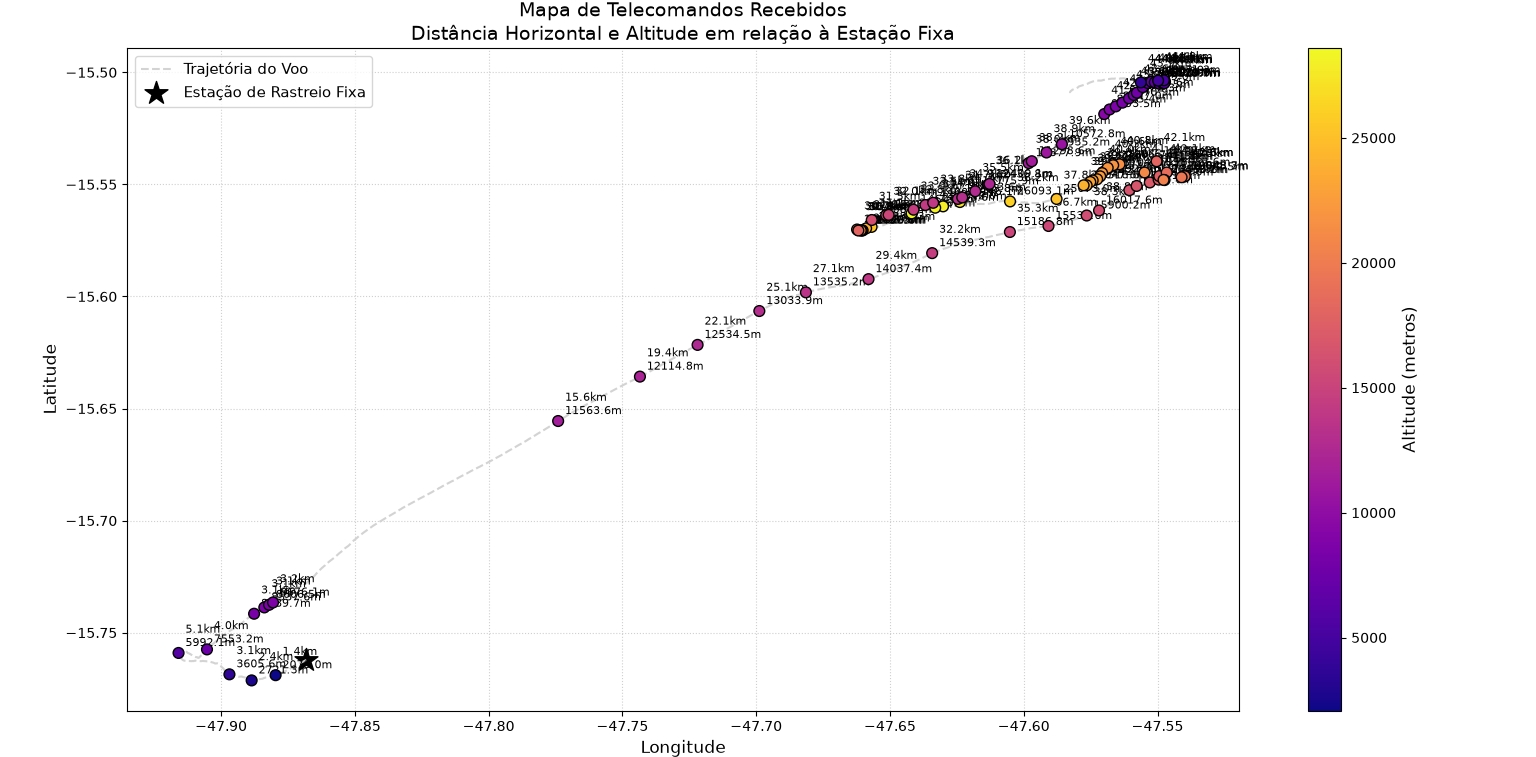

The Python source for this figure:
import pandas as pd
import math
import matplotlib.pyplot as plt

# Função de Haversine para calcular a distância terrestre real entre duas coordenadas
def haversine(lat1, lon1, lat2, lon2):
    R = 6371000 # Raio da Terra em metros
    phi1, phi2 = math.radians(lat1), math.radians(lat2)
    delta_phi = math.radians(lat2 - lat1)
    delta_lambda = math.radians(lon2 - lon1)
    a = math.sin(delta_phi/2.0)**2 + math.cos(phi1) * math.cos(phi2) * math.sin(delta_lambda/2.0)**2
    c = 2 * math.atan2(math.sqrt(a), math.sqrt(1-a))
    return R * c

all_lats, all_lons = [], []
lat_int, lon_int, alt_int, ack_int = [], [], [], []

# Escanear a telemetria do voo
with open('telemetria_voo_completo.txt', 'r', encoding='utf-8', errors='ignore') as f:
    clat = clon = calt = None
    for line in f:
        line = line.strip()
        if line.startswith('Lat:'): clat = float(line.split(':')[1])
        elif line.startswith('Lon:'): clon = float(line.split(':')[1])
        elif line.startswith('Alt:'): calt = float(line.split(':')[1])
        elif line.startswith('Ack:'):
            ack_val = int(line.split(':')[1])
            if clat is not None and clon is not None:
                all_lats.append(clat)
                all_lons.append(clon)
                
                # Se o Ack for maior que zero, o telecomando foi recebido
                if ack_val > 0:
                    lat_int.append(clat)
                    lon_int.append(clon)
                    alt_int.append(calt)
                    ack_int.append(ack_val)
            # Reseta as variáveis para o próximo pacote
            clat = clon = calt = None

# A primeira coordenada válida do voo é definida como a Estação de Rastreio Fixa
base_lat = all_lats[0]
base_lon = all_lons[0]

# Organizar os comandos recebidos em um DataFrame e calcular as distâncias
df_cmds = pd.DataFrame({'Lat': lat_int, 'Lon': lon_int, 'Alt': alt_int, 'Ack': ack_int})
df_cmds['Dist_km'] = df_cmds.apply(lambda row: haversine(base_lat, base_lon, row['Lat'], row['Lon']) / 1000.0, axis=1)

# Configuração do Mapa e Plotagem
plt.figure(figsize=(12, 10))
plt.plot(all_lons, all_lats, color='lightgray', linestyle='--', linewidth=1.5, label='Trajetória do Voo')
plt.scatter([base_lon], [base_lat], color='black', marker='*', s=300, label='Estação de Rastreio Fixa')

# Plotagem dos pontos de telecomando baseados na altitude
scatter = plt.scatter(df_cmds['Lon'], df_cmds['Lat'], c=df_cmds['Alt'], cmap='plasma', s=60, edgecolor='black', zorder=5)
cbar = plt.colorbar(scatter)
cbar.set_label('Altitude (metros)', fontsize=12)

# Adicionando rótulos de distância e altitude em cada ponto
for i, row in df_cmds.iterrows():
    plt.annotate(f"{row['Dist_km']:.1f}km\n{row['Alt']}m", 
                 (row['Lon'], row['Lat']), 
                 fontsize=8, 
                 xytext=(5, 5), 
                 textcoords='offset points')

plt.title('Mapa de Telecomandos Recebidos\nDistância Horizontal e Altitude em relação à Estação Fixa', fontsize=14)
plt.xlabel('Longitude', fontsize=12)
plt.ylabel('Latitude', fontsize=12)
plt.legend(fontsize=11)
plt.grid(True, linestyle=':', alpha=0.6)
plt.tight_layout()
plt.show()
